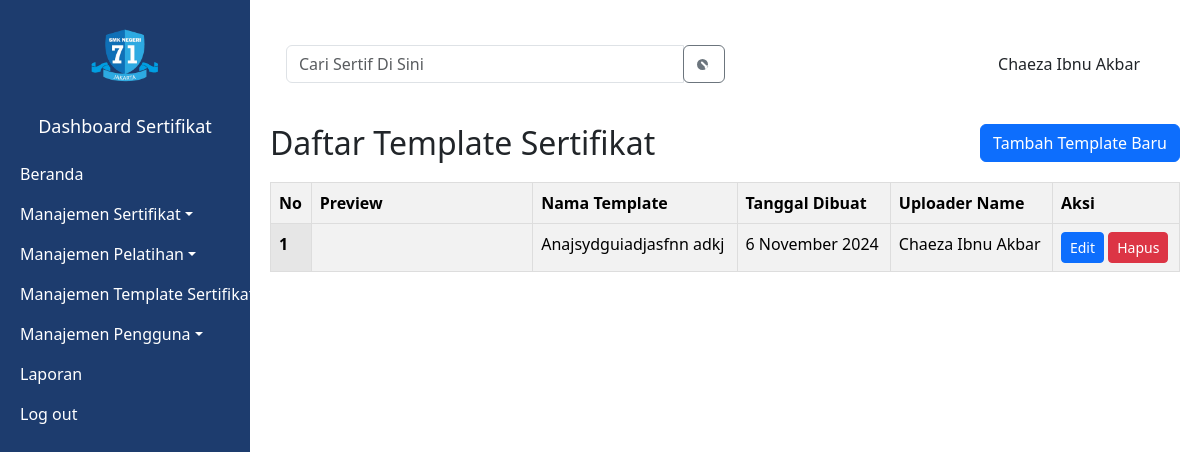
Page /dashboard/certificate-template/index.php (signed in) on the committed database.
### tables this page shows
CREATE TABLE `certificate_templates` (
  `id` varchar(255) NOT NULL,
  `file_name` varchar(255) NOT NULL,
  `font_name` varchar(255) NOT NULL,
  `font_file` varchar(255) NOT NULL,
  `template_name` varchar(255) NOT NULL,
  `template_desc` text NOT NULL,
  `uploader_id` int(11) NOT NULL,
  `created_at` timestamp NOT NULL DEFAULT current_timestamp()
);

CREATE TABLE `users` (
  `id` int(11) NOT NULL,
  `nik` varchar(16) NOT NULL,
  `full_name` varchar(255) NOT NULL,
  `email` varchar(255) NOT NULL,
  `phone_number` varchar(20) DEFAULT NULL,
  `password` varchar(255) DEFAULT NULL,
  `role` enum('participant','admin') DEFAULT 'participant',
  `created_at` timestamp NULL DEFAULT current_timestamp()
);

### src/service/utility.php (called while the page is built, shortened)
<?php
function hummanDate($inputDate)
{
  return date("j F Y", strtotime($inputDate));
}

### src/dashboard/certificate-template/index.php (the view, shortened to what this page needs)
<?php
include '../../service/utility.php';
include '../../service/connection.php';
$getAllCertificateWithField = $conn->query("SELECT ct.*, u.full_name
FROM certificate_templates ct
JOIN users u ON ct.uploader_id = u.id;");
while ($row = $getAllCertificateWithField->fetch_array()) {
    $certificates[] = $row;
}
?>
<!DOCTYPE html>
<html lang="en">
<head>
    <link href="../../assets/bootstrap-5.3.3-dist/css/bootstrap.css" rel="stylesheet">
    <link rel="stylesheet" href="https://cdn.jsdelivr.net/npm/sweetalert2@11/dist/sweetalert2.min.css">
</head>
<body>
    <div class="sidebar">
        <div class="text-center my-3">
            <img src="../../assets/logo.png" alt="Logo" style="max-width: 80px;">
            <h4>Dashboard Sertifikat</h4>
        </div>
        <ul class="nav flex-column">
            <li class="nav-item"><a href="../index.php" class="nav-link">Beranda</a></li>
            <li class="nav-item">
                <a class="nav-link dropdown-toggle" data-bs-toggle="collapse" href="#sertifikatMenu" role="button" aria-expanded="false" aria-controls="sertifikatMenu">Manajemen Sertifikat</a>
            </li>
            <li class="nav-item">
                <a class="nav-link dropdown-toggle" data-bs-toggle="collapse" href="#pelatihanMenu" role="button" aria-expanded="false" aria-controls="pelatihanMenu">Manajemen Pelatihan</a>
            </li>
            <li class="nav-item">
                <a class="nav-link dropdown-toggle" data-bs-toggle="collapse" href="#templateSertifikat" role="button" aria-expanded="false" aria-controls="templateSertifikat">Manajemen Template Sertifikat</a>
            </li>
            <li class="nav-item">
                <a class="nav-link dropdown-toggle" data-bs-toggle="collapse" href="#penggunaMenu" role="button" aria-expanded="false" aria-controls="penggunaMenu">Manajemen Pengguna</a>
            </li>
            <li class="nav-item"><a href="../reports.php" class="nav-link">Laporan</a></li>
            <li class="nav-item">
                <form action="../../service/auth.php" method="post"><button type="submit" name="type" value="logout" class="nav-link">Log out</button></form>
            </li>
        </ul>
    </div>
    <div class="container-fluid">
        <div class="row">
            <div class="main-content">
                <div class="col-md-12 p-3">
                    <div class="d-flex justify-content-between align-items-center mb-3">
                        <div class="search">
                            <div class="input-group">
                                <input type="text" class="form-control" placeholder="Cari Sertif Di Sini">
                                <div class="input-group-append">
                                    <button class="btn btn-outline-secondary" type="button">
                                        <svg class="search-icon" width="1em" height="1em" viewBox="0 0 16 16" fill="currentColor" xmlns="http://www.w3.org/2000/svg">
                                            <path fill-rule="evenodd" d="M10.442 10.442a1 1 0 0 1-1.415-1.414l-3.85-3.85a1 1 0 0 1 1.414-1.415l3.85 3.85a1 1 0 0 1 1.415 1.414zM6.5 12a5.5 5.5 0 1 0 0-11 5.5 5.5 0 0 0 0 11z" />
                                        </svg>
                                    </button>
                                </div>
                            </div>
                        </div>
                        <div class="d-flex justify-content-end p-3">
                            <span><?= $_SESSION['full_name'] ?></span>
                        </div>
                    </div>
                </div>
                <div style="display: flex; justify-content: space-between; align-items: center; margin-bottom: 20px;">
                    <h2 style="text-align: left; margin: 0;">Daftar Template Sertifikat</h2>
                    <a href="create.php">
                        <button class="btn btn-primary">Tambah Template Baru</button>
                    </a>
                </div>
                <div class="table-responsive">
                    <?php if (isset($certificates)) { ?>
                        <table class="table table-striped">
                            <thead>
                                <tr>
                                    <th scope="col">No</th>
                                    <th scope="col">Preview</th>
                                    <th scope="col">Nama Template</th>
                                    <th scope="col">Tanggal Dibuat</th>
                                    <th scope="col">Uploader Name</th>
                                    <th scope="col">Aksi</th>
                                </tr>
                            </thead>
                            <tbody>
                                <?php foreach ($certificates as $key => $cert) : ?>
                                    <tr>
                                        <th scope="row"><?= $key + 1 ?></th>
                                        <td><img class="center-image" src="../../assets/uploads/templates/<?= $cert['file_name'] ?>" width="200px" alt=""></td>
                                        <td><?= $cert['template_name'] ?></td>
                                        <td><?= hummanDate($cert['created_at']) ?></td>
                                        <td><?= $cert['full_name'] ?></td>
                                        <td>
                                            <a href="edit.php?id=<?= $cert['id'] ?>" class="btn btn-sm btn-primary">Edit</a>
                                            <button class="btn btn-sm btn-danger" onclick="deleteCertificateTemplate('<?= $cert['id'] ?>')" data-bs-toggle="modal" data-bs-target="#deleteCertificateTemplateModal">Hapus</button>
                                        </td>
                                    </tr>
                                <?php endforeach; ?>
                            </tbody>
                        </table>
                    <?php } else { ?>
                        NOT FOUND
                    <?php } ?>
                </div>
            </div>
        </div>
    </div>
</body>
</html>

### src/dashboard/certificate-template/index.php (style rules this page uses)
.sidebar { background-color: #1d3c6e; color: white; height: 100vh; width: 250px; position: fixed; }
.sidebar h4 { margin-top: 20px; font-size: 18px; }
.nav-link { color: white; padding-left: 20px; }
.main-content { margin-left: 250px; padding: 20px; width: calc(100% - 250px); }
.search { width: 50%; }
.table { width: 100%; border-collapse: collapse; }
.table th, .table td { border: 1px solid #ddd; padding: 8px; }
.table th { background-color: #f2f2f2; font-weight: bold; text-align: left; }
.table-responsive { overflow-x: auto; }

### rows in the picture
certificate_templates: template_name "Anajsydguiadjasfnn adkj", created_at "6 November 2024", uploader.full_name "Chaeza Ibnu Akbar"

### other values in the picture
$_SESSION['full_name'] "Chaeza Ibnu Akbar"
